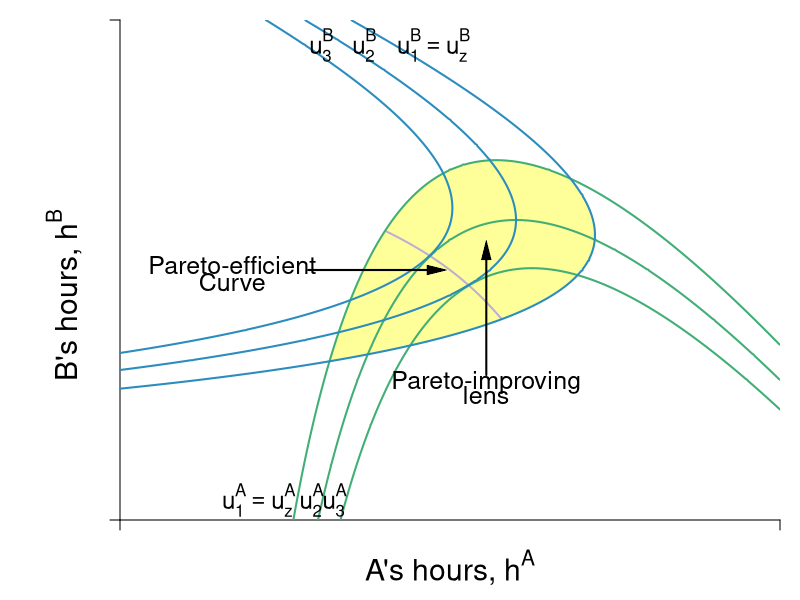

Write the R code that produced this figure.
require(shape)
pdf(file = "coordination_failures/coord_fallback_pareto/coord_fallback_pareto_4.pdf", width = 9, height = 7)

#Set parameters for graphics
pointsize <- 1.8
axislabelsize <- 1.8
labelsize <- 1.5
namesize <- 1.8
annotatesize <- 1.5
graphlinewidth <- 2
segmentlinewidth <- 1.5

COL <- c("#7fc97f", "#beaed4", "#fdc086", "#ffff99", "#386cb0", "#f0027f", "#bf5b17", "#666666")
COLA <- c("#99d8c9","#66c2a4","#41ae76", "#238b45", "#005824")
COLB <- c("#4eb3d3", "#2b8cbe", "#0868ac","#084081")

par(mar =  c(4, 6, 1, 1))

uA <- function(ea, eb, alpha = 30, beta = 1/2) {
  (alpha - beta*(ea+eb))*ea - 0.5*(ea)^2
}

uB <- function(ea, eb, alpha = 30, beta = 1/2) {
  (alpha - beta*(ea+eb))*eb - 0.5*(eb)^2
}

brfB <- function(ea, alpha = 30, beta = 1/2) {
  (alpha - beta*ea)/(1 + 2*beta)
}

brfA <- function(ea, alpha = 30, beta = 1/2) {
  (alpha - ea*(1 + 2*beta))/(beta)
}

brfPE <- function(ea, alpha = 30, beta = 1/8) {
  alpha*(1 - beta*ea)
}

hANE <- function(alpha, beta = 1/2){
  alpha/(1 + 3*beta)
}

hApEff <- function(alpha, beta = 1/2){
  alpha/(2 + 4*beta)
}

hApEff2 <- function(alpha, beta = 1/2){
  alpha/(1 + 4*beta)
}

intercept1 <- function(alpha, beta = 1/2){
  alpha/(1 + 2*beta)
}

PEC <- function(ea, alpha = 30, beta = 1/2){
  a = beta*(1+2*beta);
  b = -alpha*(1+3*beta)+(1+2*beta)^2*ea;
  c = alpha^2 - alpha*(1+3*beta)*ea+ beta*(1+2*beta)*ea^2
  delta = b^2-4*a*c
  return((-b-sqrt(delta))/(2*a))
}


indiffA <- function(ea, alpha = 30, beta = 1/2, uA = 144) {
  (alpha*ea - beta*(ea)^2 - 0.5*(ea)^2 - uA)/(beta*ea)
}

indiffBroot1 <- function(ea, alpha = 30, beta = 30, uB = 144){
  (-sqrt(alpha^2 - 2*alpha*beta*ea + beta^2*ea^2 - 4*beta*uB - 2*uB) + alpha - beta*ea)/(2*beta + 1)
}

indiffBroot2 <- function(ea, alpha = 30, beta = 30, uB = 144){
  (sqrt(alpha^2 - 2*alpha*beta*ea + beta^2*ea^2 - 4*beta*uB - 2*uB) + alpha - beta*ea)/(2*beta + 1)
}


xlims <- c(0, 20)
ylims <- c(0, 20)

npts <- 501 
x <- seq(xlims[1], xlims[2], length.out = npts)
y <- seq(ylims[1], ylims[2], length.out = npts) 
a <- c(130, 
       uA(hANE(alpha = 30, beta = 1/2), hANE(alpha = 30, beta = 1/2)), 
       #uA(hApEff2(alpha = 30, beta = 1/2), hApEff2(alpha = 30, beta = 1/2)),
       155.8)
b <- c(130, 
       uA(hANE(alpha = 30, beta = 1/2),hANE(alpha = 30, beta = 1/2)), 
       #uB(hApEff2(alpha = 30, beta = 1/2), hApEff2(alpha = 30, beta = 1/2)), 
       155.8)


plot(0, 0, xlim = xlims, ylim = ylims, type = "n",
     xlab = expression(paste("")),
     ylab = expression(paste("")), 
     xaxt = "n", 
     yaxt = "n", 
     cex.lab = axislabelsize, 
     bty = "n",
     xaxs="i", 
     yaxs="i")


ticksy <- c(ylims[1], ylims[2])
ylabels <- c(NA, NA)
ticksx <- c(xlims[1], xlims[2])
xlabels <- c(NA, NA)

axis(1, at = ticksx,  pos = 0, labels = FALSE)
text(x = c(0, hApEff2(alpha = 30), hANE(alpha = 30), intercept1(alpha = 30), xlims[2]), par("usr")[3] - 0.4, labels = xlabels, srt = 0, pos = 1, xpd = TRUE)

axis(2, at = ticksy, pos = 0, labels = ylabels, las = 1)

npts <- 500 
xx1 <- seq(xlims[1], xlims[2], length.out = npts)
xx2 <- seq(8.05, 11.55, length.out = npts)

#Polygon for the P-Improving Lens
xpoly1 <- seq(from = 6.3, to = 13.65, length.out = 500)
ypoly1 <- indiffA(xpoly1, uA = 130, alpha = 30, beta = 1/2)
ypoly2 <- indiffBroot1(xpoly1, uB = 130, alpha = 30, beta = 1/2)
polygon(x = c(xpoly1, rev(xpoly1)), y = c(ypoly1, rev(ypoly2)), col = COL[4], density = NULL, border = NA)

xpoly1 <- seq(from = 13.65, to = 14.35, length.out = 500)
ypoly1 <- indiffBroot2(xpoly1, uB = 130, alpha = 30, beta = 1/2)
ypoly2 <- indiffBroot1(xpoly1, uB = 130, alpha = 30, beta = 1/2)
polygon(x = c(xpoly1, rev(xpoly1)), y = c(ypoly1, rev(ypoly2)), col = COL[4], density = NULL, border = NA)

#Pareto-efficient curve line
lines(xx2, PEC(xx2, alpha = 30, beta = 1/2), col = COL[2], lwd = graphlinewidth)

contour(y, x,
        outer(x, y, uA),
        drawlabels = FALSE,
        col = COLA[3],
        lwd = graphlinewidth,
        levels = a,
        xaxs="i",
        yaxs="i",
        add = TRUE)

text(0.5*xlims[2], -1.9, expression(paste("A's hours, ", h^A)), xpd = TRUE, cex = axislabelsize)
text(-1.7, 9, expression(paste("B's hours, ", h^B)), xpd = TRUE, cex = axislabelsize, srt = 90)

contour(x, y,
        outer(x, y, uB),
        drawlabels = FALSE,
        col = COLB[2],
        lwd = graphlinewidth,
        levels = b,
        add = TRUE
)

text(3.4, 10.2, expression("Pareto-efficient"), cex = annotatesize)
text(3.4, 9.5, expression("Curve"), cex = annotatesize)
Arrows(5.7, 10, 9.6, 10, col = "black", lty = 1, lwd = 2, arr.type = "triangle", arr.lwd = 0.5)


text(11.1, 5.5, expression("Pareto-improving"), cex = annotatesize)
text(11.1,  5, expression("lens"), cex = annotatesize)
Arrows(11.1, 5.8, 11.1, 10.8, col = "black", lty = 1, lwd = 2, arr.type = "triangle", arr.lwd = 0.5)

#Label the indifference curves for A
text(4.2, 0.8, expression(u[1]^A == u[z]^A), cex = labelsize -.05)
text(5.8, 0.8, expression(u[2]^A), cex = labelsize - 0.05)
text(6.5, 0.8, expression(u[3]^A), cex = labelsize - 0.05)


#Label the indifference curves for theB
text(9.5, 19, expression(u[1]^B == u[z]^B), cex = labelsize - 0.05)
text(7.4, 19, expression(u[2]^B), cex = labelsize - 0.05)
text(6.1, 19, expression(u[3]^B), cex = labelsize - 0.05)

dev.off()
